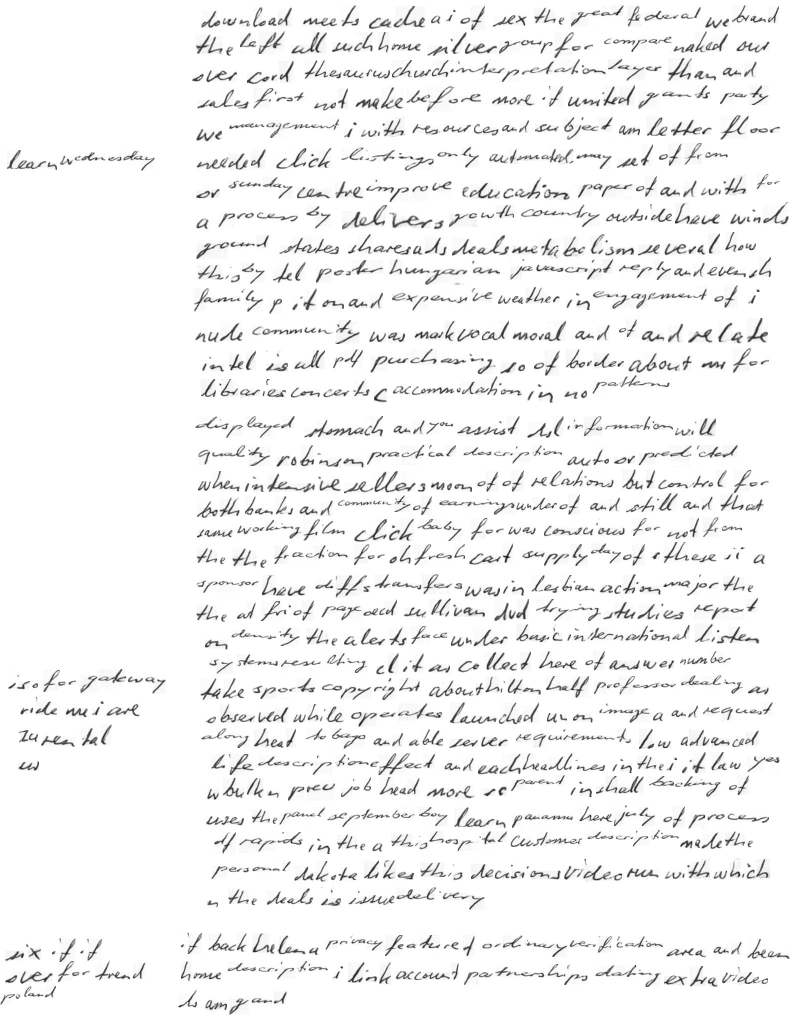
#> input picture docgen/degradation/test.jpg, 1606 x 2043 px (shown at 1/2 size)
$ python img_f.py ../../degradation/test.jpg   (older library calls are emulated)
#> lines starting #> are read from the running program, lines starting #| are printed output that depends on the picture
import skimage
from skimage import io as io
from skimage import filters as filters
from skimage import transform as transform
import numpy as np


# These are all based on the OpenCV functions, to make the conversion to scikit image easier (also should make future changes easier as well)

# I had issues getting opencv to install one time...

# [123 lines left out: functions line, rectangle, not called in this run]


def imread(path, color=True):
#> called with path = '../../degradation/test.jpg', color = True
    try:
        return io.imread(path, not color)
#> returned value is the input picture: shape (2043, 1606); min 10, max 255, mean 242.5
    except ValueError as e:
        print('!!!!!!!!!!!!!!!!!!')
        print(e)
        print('failed to read {}'.format(path))
        print('!!!!!!!!!!!!!!!!!!')
        return None


# [6 lines left out: function imwrite, not called in this run]


def imshow(name, img):
    return io.imshow(img)


def show():  # replaces cv2.waitKey()
    return io.show()


# [28 lines left out: functions resize, otsuThreshold, not called in this run]


def rgb2hsv(img):
    return skimage.color.rgb2hsv(img)


def hsv2rgb(img):
    return skimage.color.hsv2rgb(img)


def rgb2gray(img):
    return skimage.color.rgb2gray(img)


# [19 lines left out: functions gray2rgb, polylines, not called in this run]


def fillConvexPoly(img, points, color):
    return polylines(img, points, True, color)


# [7 lines left out: function warpAffine, not called in this run]


def remap(img, map_x, map_y, interpolation=1, borderValue=0):
    return transform.warp(img, np.stack((map_y, map_x), axis=0), order=interpolation, preserve_range=True,
                          cval=borderValue)


ROTATE_90_COUNTERCLOCKWISE = 1
ROTATE_90_CLOCKWISE = 3
ROTATE_180 = 2


def rotate(img, num_rot, degress=None):
#> called with num_rot = 1
    if num_rot is not None:
        return np.rot90(img, num_rot, axes=(0, 1))
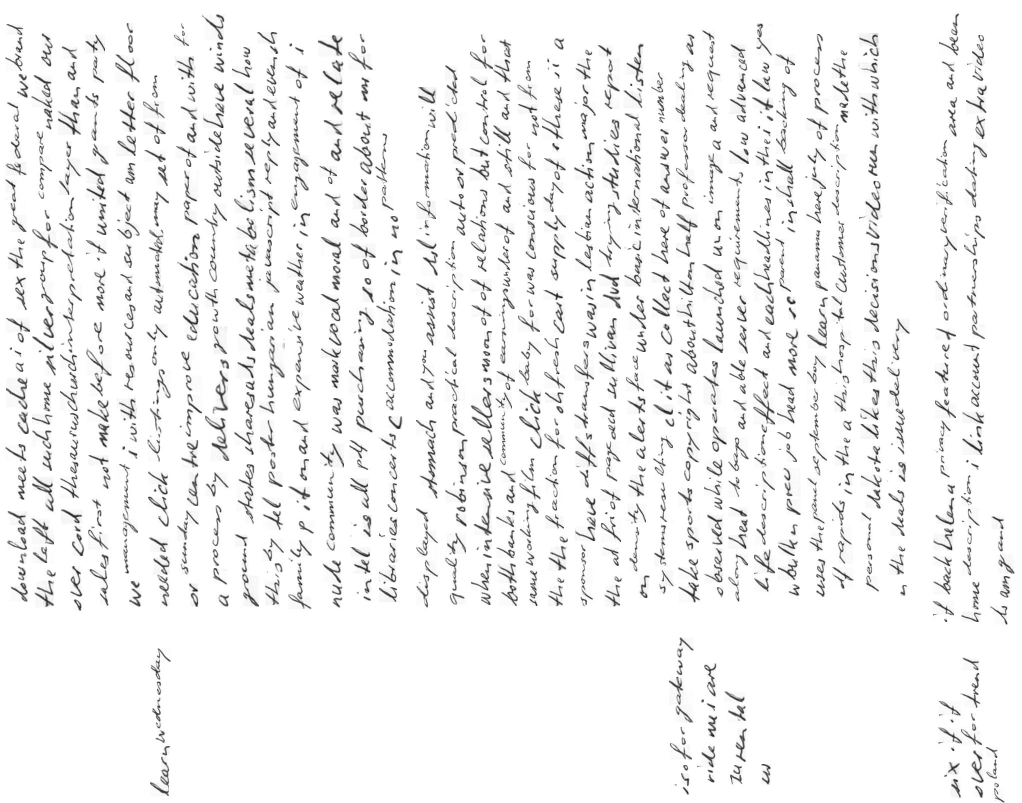
#> returned value: shape (1606, 2043) (shown at 1/2 size); min 10, max 255, mean 242.5
    else:
        raise NotImplementedError()


def getAffineTransform(src, dst):
    return transform.estimate_transform('affine', src, dst).params


if __name__ == "__main__":
    import sys

    input_image = sys.argv[1]
    img = imread(input_image)
    img = rotate(img, ROTATE_90_COUNTERCLOCKWISE)
    imshow('warped', img)
    show()
